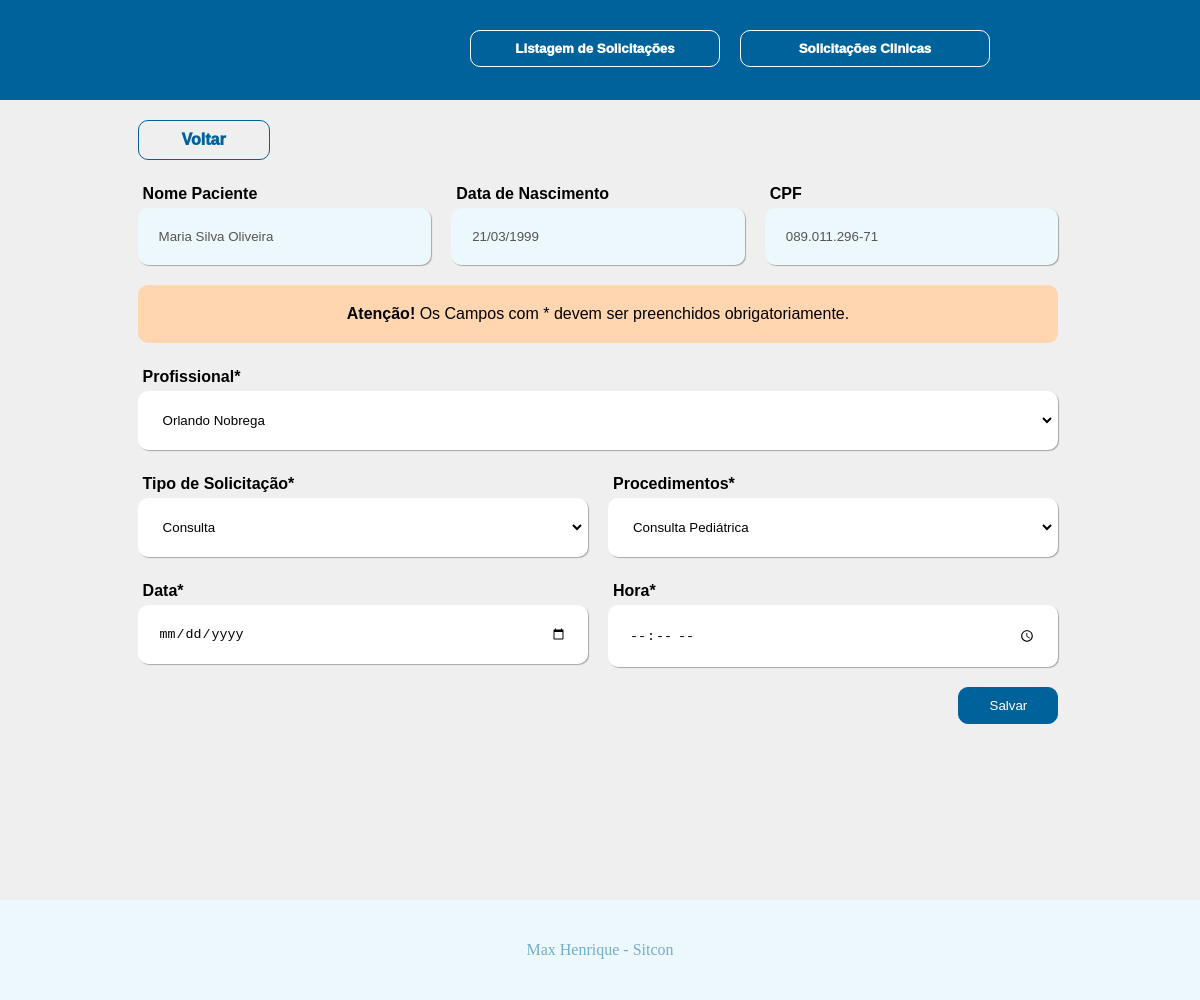
Page /paciente.php?ID=2 on the committed database.
### tables this page shows
CREATE TABLE `pacientes` (
  `id` int(11) NOT NULL,
  `nome` varchar(50) NOT NULL,
  `dataNasc` date NOT NULL,
  `CPF` varchar(12) NOT NULL,
  `status` varchar(7) NOT NULL
);

### Configs/Database/db.php (called while the page is built)
<?php
class Database{
    public static function DB(){
        return mysqli_connect('localhost','root','','desafiositcon');
    }
}

### Configs/Class/class_pacientes.php (called while the page is built, shortened)
<?php
class Pacientes{
    public static function getPaciente($ID){
        $SQL = "SELECT * FROM pacientes WHERE id = $ID";
        return mysqli_fetch_assoc(mysqli_query(Database::DB(),$SQL));
    }
}

### Configs/Class/class_sitcon.php (called while the page is built)
<?php
class Sitcon{
    public static function cpfCnpj($val, $mask) {
        $maskared = '';
        $k = 0;
        for($i = 0; $i<=strlen($mask)-1; $i++) {
            if($mask[$i] == '#') {
                if(isset($val[$k])) $maskared .= $val[$k++];
            } else {
                if(isset($mask[$i])) $maskared .= $mask[$i];
            }
        }
        return $maskared;
    }
    public static function data($data,$tipo){
        return date($tipo, strtotime($data));
    }
}

### Configs/Class/class_solicitacoes.php (called while the page is built, shortened)
<?php
class Solicitacoes{
    public static function getProfissionais(){
        $SQL = "SELECT * FROM profissional";
        return mysqli_query(Database::DB(),$SQL);
    }
    public static function getProcedimentos($tipo){
        if($tipo == "exames"){
            $SQL = "SELECT * FROM procedimentos WHERE tipo_id = 2";
        }else{
            $SQL = "SELECT * FROM procedimentos WHERE tipo_id = 1";
        }
        return mysqli_query(Database::DB(),$SQL);
    }
    public static function getTipoSolicitacao(){
        $SQL = "SELECT * FROM tiposolicitacao";
        return mysqli_query(Database::DB(),$SQL);
    }
}

### paciente.php (the view, shortened to what this page needs)
<?php
include"Configs/Includes/header.php";
require"Configs/Class/class_pacientes.php";
require"Configs/Class/class_solicitacoes.php";
$paciente = Pacientes::getPaciente($_GET['ID']);
?>
<div class="formPacientes">
    <form id="formPacientes">
        <div class="headerPaciente">
            <a href="index.php" class="btn-voltar font-label">Voltar</a>
        </div>
        <div class="dadosPaciente">
            <span>
                <label for="nomePaciente">Nome Paciente</label>
                <input value='<?=$paciente['nome']?>' disabled>
            </span>
            <span>
                <label for="dataNascimento">Data de Nascimento</label>
                <input value='<?=Sitcon::data($paciente['dataNasc'],'d/m/Y')?>' disabled>
            </span>
            <span>
                <label for="cpfPaciente">CPF</label>
                <input value='<?=Sitcon::cpfCnpj($paciente['CPF'],'###.###.###-##')?>' disabled>
            </span>
        </div>
        <div id="alerta">
            <span>
                <b>Atenção!</b><p>&nbsp;Os Campos com * devem ser preenchidos obrigatoriamente.</p>
            </span>
        </div>
        <div class="escolhaProfissional">
            <span>
                <label for="escolhaProfissional">Profissional*</label>
                <select name="escolhaProfissional" id="escolhaProfissional">
                    <?php
                    foreach(Solicitacoes::getProfissionais() as $prof){
                        echo "<option value='".$prof['id']."'>".$prof['nome']."</option>";
                    }
                    ?>
                </select>
            </span>
        </div>
        <div class="dadosProcedimento">
            <span>
                <label for="tipoSolicitacao">Tipo de Solicitação*</label>
                <select name="tipoSolicitacao" id="tipoSolicitacao">
                    <?php
                    foreach(SOlicitacoes::getTipoSolicitacao() as $s){
                        echo"<option value='".$s['id']."'>".$s['descricao']."</option>";
                    }
                    ?>
                </select>
            </span>
            <span id='unica'>
                <label for="procedimentosSolicitacao">Procedimentos*</label>
                <select name='procedimentosSolicitacao' id='procedimentosSolicitacao'>
                <?php
                    foreach(Solicitacoes::getProcedimentos("consulta") as $proc){
                    ?>
                    <option value='<?=$proc['descricao']?>'><?=$proc['descricao']?></option>
                <?php
                    }
                ?>
                </select>
            </span>
        </div>
        <div class="dadosProcedimento">
            <span>
                <label for="dataSolicitacao">Data*</label>
                <input type="date" name="dataSolicitacao" id="dataSolicitacao" minlength="10">
            </span>
            <span>
                <label for="horaSolicitacao">Hora*</label>
                <input type="time" name="horaSolicitacao" id="horaSolicitacao" minlength="5">
            </span>
        </div>
        <div class="footerPaciente">
            <button class="btn-salvar" type="submit">Salvar</button>
        </div>
    </form>
</div>
<?php
include"Configs/Includes/footer.php";
?>

### css/headerfooter.css (style rules this page uses)
* { margin:0; padding:0; list-style:none; text-decoration:none; }
body { background:#EFEFEF; overflow:scroll; height:1000px; }
.font-label { font-family:Arial, Helvetica, sans-serif; font-weight:1000; }
.btn-voltar { margin:10px; background:transparent; border:solid #00629B 1.5px; border-radius:10px; color:#00629B; padding:10px 15px 10px 15px; width:100px; text-align:center; }
.btn-salvar { margin:10px; background:#00629B; border:solid #00629B 1.5px; border-radius:10px; color:white; padding:10px 15px 10px 15px; width:100px; }

### css/paciente.css (style rules this page uses)
.formPacientes { width:98%; display:flex; flex-direction:column; align-items:center; margin:10px; }
.formPacientes form { width:80%; height:700px; }
.headerPaciente { width:100%; display:flex; flex-direction:row; justify-content:space-between; }
.footerPaciente { width:100%; }
.footerPaciente button { float:right; }
.dadosPaciente { width:100%; display:flex; flex-direction:row; justify-content:space-between; }
.dadosPaciente span { display:flex; flex-direction:column; margin:10px; }
.dadosPaciente span label { font-family:Arial, Helvetica, sans-serif; font-weight: 600; margin:5px; }
.dadosPaciente span { width:33.33%; margin:10px; }
.dadosPaciente span input { padding:18px; background:#EDF8FC; border:solid #EDF8FC; border-radius:10px; box-shadow:1px 1px 1px 0px rgba(0, 0, 0, 0.3); }
.escolhaProfissional { width:100%; display:flex; flex-direction:row; justify-content:center; }
.escolhaProfissional span { display:flex; flex-direction:column; margin:10px; }
.escolhaProfissional span select { padding:18px; background:white; border:solid white; border-radius:10px; box-shadow:1px 1px 1px 0px rgba(0, 0, 0, 0.3); }
.escolhaProfissional span label { font-family:Arial, Helvetica, sans-serif; font-weight: 600; margin:5px; }
.escolhaProfissional span { width:100%; margin:10px; }
.dadosProcedimento { width:100%; display:flex; flex-direction:row; justify-content:center; }
.dadosProcedimento span { display:flex; flex-direction:column; margin:10px; }
.dadosProcedimento span select { padding:18px; background:white; border:solid white; border-radius:10px; box-shadow:1px 1px 1px 0px rgba(0, 0, 0, 0.3); }
.footerPaciente button { cursor:pointer; }
.dadosProcedimento span input[type='text'], input[type='date'], input[type='time'] { padding:18px; background:white; border:solid white; border-radius:10px; box-shadow:1px 1px 1px 0px rgba(0, 0, 0, 0.3); }
.dadosProcedimento span label { font-family:Arial, Helvetica, sans-serif; font-weight: 600; margin:5px; }
.dadosProcedimento span { width:50%; margin:10px; }
#alerta { display:flex; justify-content:center; align-items:center; margin:10px; }
#alerta span { display:flex; justify-content:center; background:#FFD6B0; padding:20px; width:100%; border-radius:10px; }
#alerta span { font-family:Arial, Helvetica, sans-serif; }

### rows in the picture
pacientes: nome "Maria Silva Oliveira", dataNasc "21/03/1999", CPF "089.011.296-71"

### other values in the picture
form field escolhaProfissional "Orlando Nobrega"
form field tipoSolicitacao "Consulta"
form field procedimentosSolicitacao "Consulta Pediátrica"
